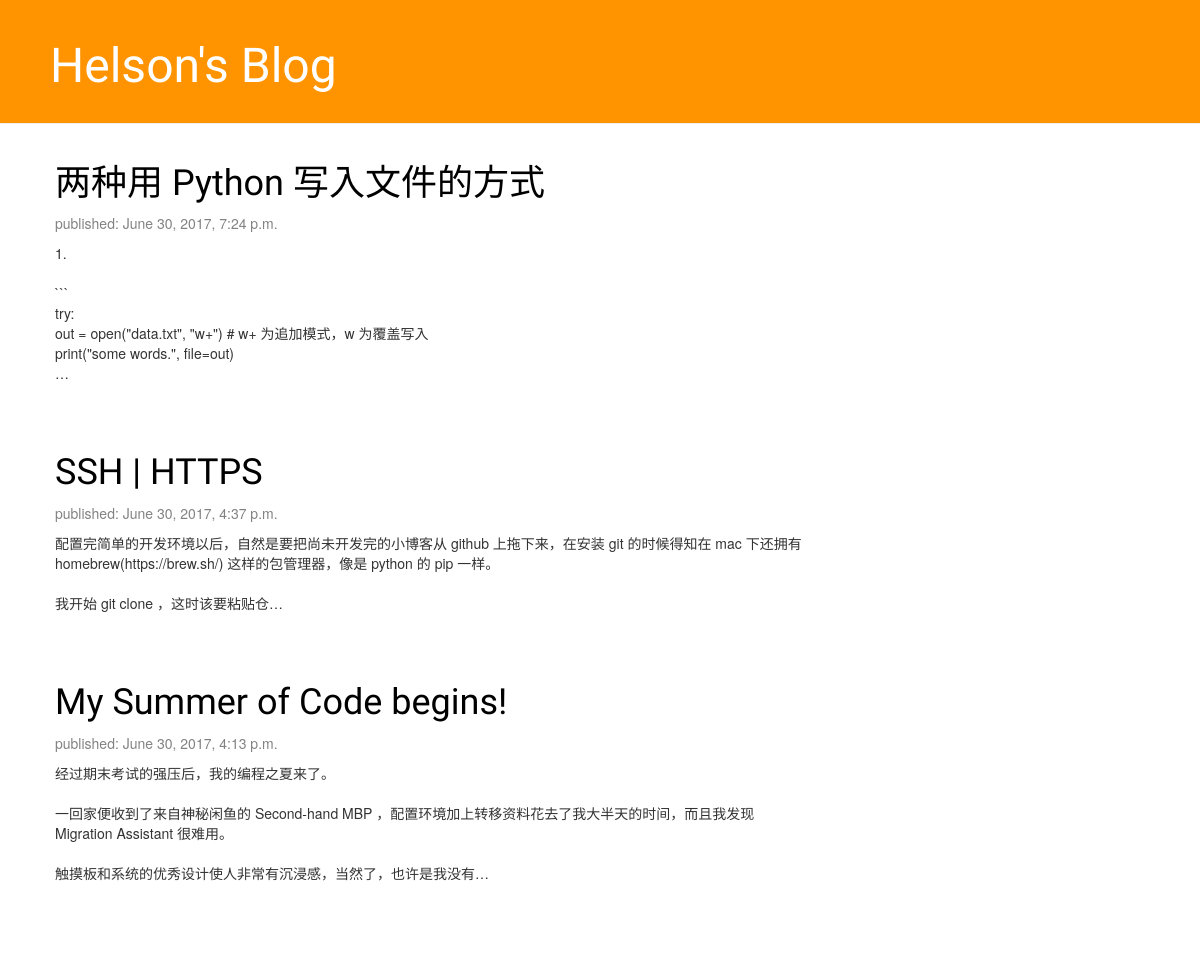
The page / on the database its author committed.
### blog/models.py (models this page shows, shortened)
class Post(models.Model):
    author = models.ForeignKey('auth.User')
    title = models.CharField(max_length=200)
    text = models.TextField()
    created_date = models.DateTimeField(
            default=timezone.now)
    published_date = models.DateTimeField(
            blank=True, null=True)

### blog/views.py (the view)
# urls.py: url(r'^$', views.post_list, name='post_list'),
def post_list(request):
    posts = Post.objects.filter(published_date__lte=timezone.now()).order_by("-published_date")
    return render(request, 'blog/post_list.html', {'posts': posts})

### blog/templates/blog/post_list.html
{% extends 'blog/base.html' %}
{% block content %}
    {% for post in posts %}
        <div class="post">
            <h1><a href="{% url 'post_detail' pk=post.pk %}">{{ post.title }}</a></h1>
            <div class="date">
                <p>published: {{ post.published_date }}</p>
            </div>
            <p>{{ post.text|linebreaksbr|truncatechars:150 }}</p>
        </div>
    {% endfor %}
{% endblock %}

### blog/static/css/blog.css (style rules this page uses)
h1, h2, h3, h4 { font-family: 'Lobster', cursive; }
.date { color: #828282; }
.post { margin-bottom: 70px; }
.post h1 a, .post h1 a:visited { color: #000000; }

### rows shown on the page
Post: title "两种用 Python 写入文件的方式", published_date "June 30, 2017, 7:24 p.m.", text "1. ``` try: out = open(\"data.txt\", \"w+\") # w+ 为追加模式，w 为覆盖写入 print(\"some words.\", file=out) …"
Post: title "SSH | HTTPS", published_date "June 30, 2017, 4:37 p.m.", text "配置完简单的开发环境以后，自然是要把尚未开发完的小博客从 github 上拖下来，在安装 git 的时候得知在 mac 下还拥有 homebrew(https://brew.sh/) 这样的包管理器，像是 python 的 pip 一样。 我开始 git clone ，这时该要粘贴仓…"
Post: title "My Summer of Code begins!", published_date "June 30, 2017, 4:13 p.m.", text "经过期末考试的强压后，我的编程之夏来了。 一回家便收到了来自神秘闲鱼的 Second-hand MBP ，配置环境加上转移资料花去了我大半天的时间，而且我发现 Migration Assistant 很难用。 触摸板和系统的优秀设计使人非常有沉浸感，当然了，也许是我没有…"
